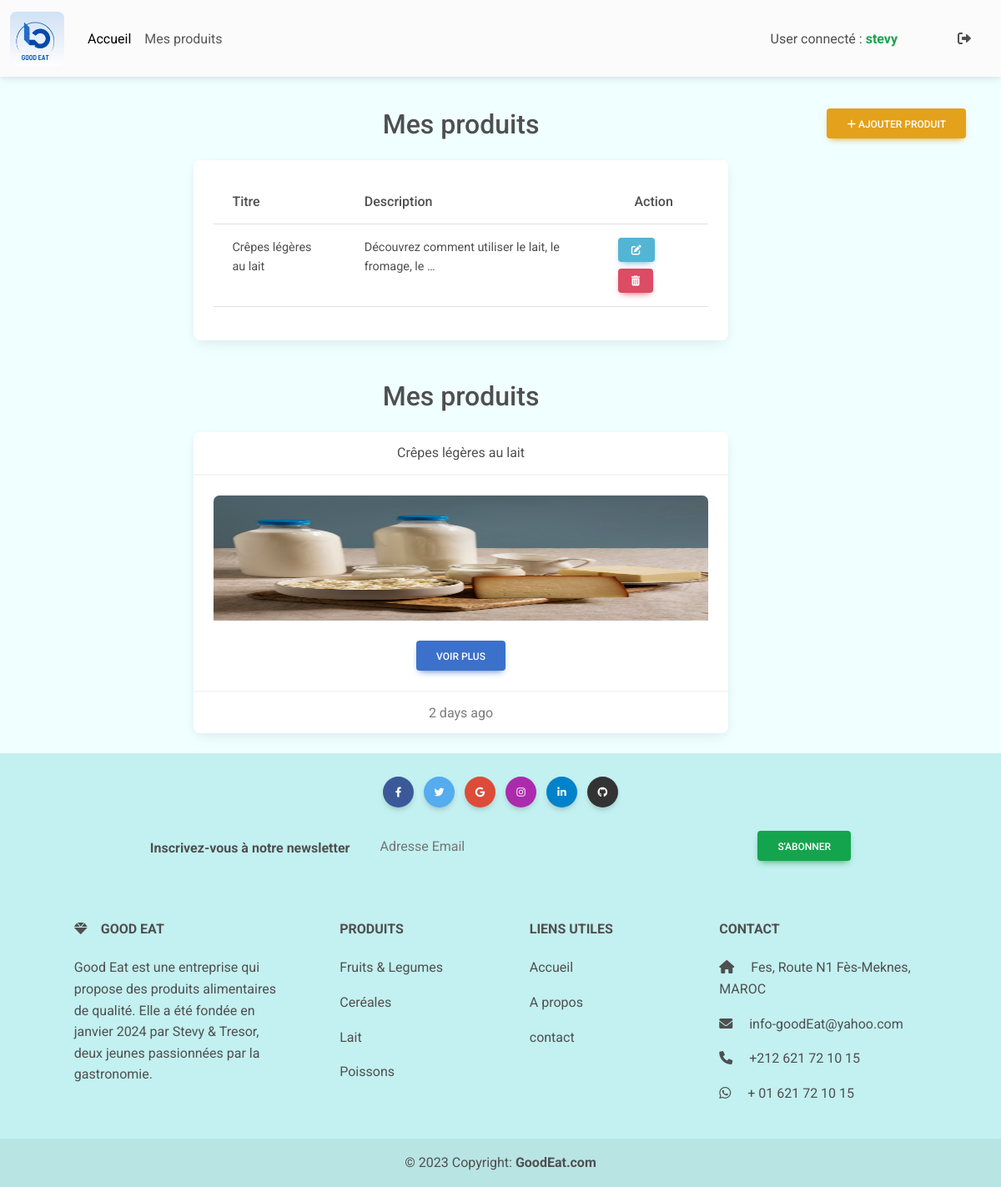
Page /my-admin/my-produits (signed in) on the committed database.
### my_blog/models.py (models this page shows, shortened)
class Produit(models.Model):
    title = models.CharField(max_length = 60)
    desc = models.TextField()
    category = models.ForeignKey(Category, on_delete=models.CASCADE,null=True)
    user = models.ForeignKey(User, on_delete=models.CASCADE)
    image = models.ImageField(upload_to = "", null=True,blank=True)
    created_add = models.DateTimeField(auto_now_add=True)
    update_add = models.DateTimeField(auto_now_add=True)

### app_admin/views.py (the view)
# urls.py: path('my-produits', user_articles, name="my-produits"),
def user_articles(request):
    if not request.user.is_authenticated:
        return redirect('home')
    list_produits = Produit.objects.filter(user=request.user)
    return render(request, 'my-produits.html', {'liste_produits': list_produits})

### app_admin/templates/my-produits.html
{% extends "partials/base.html" %} {% block content%}
<div class="container">
  <div class="row">
    <div class="col-md-2">
    </div>
    <div class="col-md-7">
        {% if liste_produits %}
        <h2 class="card-title text-center mb-4">Mes produits</h2>
            <div class="card mb-5">
                <div class="card-body">
                    <table class="table table-hover">
                        <thead>
                            <tr>
                                <th class="text-start h6">Titre</th>
                                <th class="text-start h6">Description</th>
                                <th class="text-center h6">Action</th>
                            </tr>
                        </thead>
                        <tbody>
                            {% for myProduit in liste_produits %}
                            <tr>
                                <td>
                                    <p class="">{{myProduit.title}}</p>
                                </td>
                                <td>
                                    <p class="">{{myProduit.desc | truncatewords:8}}</p>
                                </td>
                                <td>
                                    <a href="" class="btn btn-info btn-sm me-2 mb-2"><i class="fas fa-edit"></i></a>
                                    <a href="" class="btn btn-danger btn-sm"><i class="fas fa-trash-alt"></i></a>
                                </td>
                            </tr>
                            {% endfor %}
                        </tbody>
                    </table>
                </div>
            </div>
            <h2 class="card-title text-center mb-4">Mes produits</h2>
            {% for myProduit in liste_produits %}
            <div class="card text-center mb-4">
                <div class="card-header">{{myProduit.title}}</div>
                <div class="card-body">
                <div class="mb-4">
                    <img
                    src="{{myProduit.image.url}}"
                    class="card-img-top images"
                    alt="Fissure in Sandstone"
                    height="150"
                    />
                </div>
                <div>
                    <a href="#" class="btn btn-primary" data-mdb-ripple-init>voir plus</a>
                </div>
                </div>
                <div class="card-footer text-muted">2 days ago</div>
            </div>
            {% endfor %}
        {% else %}
        <h2 class="card-title text-center mb-4"> Vous n'avez aucun produit</h2>
        {% endif %}
    </div>
    <div class="col-md-3">
        <a href="{% url 'ajouter-produit' %}"  class="btn btn-warning float-end"><i class="fas fa-plus"></i> Ajouter Produit</a>
    </div>
  </div>
</div>
{% endblock%}

### app_admin/templates/_navadmin.html (shortened to what this page needs)
{% load static %}
<div id="navbar">
  <nav class="navbar navbar-expand-lg fixed-top navbar-light bg-body-tertiary">
    <div class="container-fluid">
      <a class="navbar-brand" href="{% url 'home' %}">
        <img src="{% static 'img/GoodEat_Mylogo.png' %}" alt="Logo" id="logo" loading="lazy" />
      </a>
      <div class="collapse navbar-collapse" id="navbarTogglerDemo02">
        <ul class="navbar-nav me-auto mb-2 mb-lg-0">
          <li class="nav-item">
            <a class="nav-link active" aria-current="page" href="{% url 'home' %}">Accueil</a>
          </li>
          {% if user.is_authenticated %}
          <li class="nav-item">
            <a class="nav-link" href="{% url 'my-produits' %}">Mes produits</a>
          </li>
        </ul>
        <div class="mt-3">
          <p class='text-bg-body-secondary me-5'>User connecté : <span class='text-success fw-bold'>{{ user.username }}</span></p>
          {% else %}
          {% comment %} <p>User non connecté </p> {% endcomment %}
          {% endif %}
        </div>
        {% if user.is_authenticated %}
        <div class="d-flex align-items-center mx-4">
          <a class="nav-link " href="{% url 'logout-blog' %}" id="" role="button" data-mdb-toggle="" aria-expanded="false">
            <i class="fas fa-sign-out-alt"></i>
          </a>
        </div>
        {% else %}
        <div class="d-flex align-items-center mx-4">
          <a class="nav-link " href="{% url "dashboard" %}" id="" role="button" data-mdb-toggle="" aria-expanded="false">
            <i class="fas fa-user"></i>
          </a>
        </div>
        {% endif %}
    </div>
</div>
</nav>
</div>

### my_blog/static/css/style.css (style rules this page uses)
#navbar { margin-bottom: 130px; }
#logo { height: 65px; border-radius: 8px; }
body { background-color: azure; }

### rows in the picture
Produit: title "Crêpes légères au lait", desc "Découvrez comment utiliser le lait, le fromage, le …", image (picture)

### other values in the picture
{{ user.username }} "stevy"
